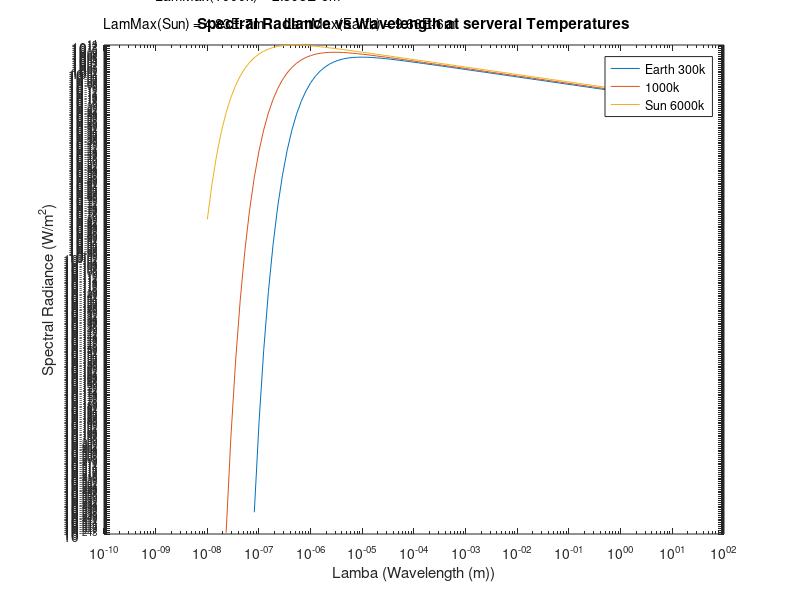

MATLAB code to generate this figure: (Note: this script raises an error after producing the figure.)
% Tyler Barbero
% SIO135 Lab 3, Spring 2019
%
clear, figure(1)
%
% Problem 1) Blackbody Radiation
% constants
%
   c = 2.99e8;	% speed of light [m/s]
   h = 6.63e-34;	% Planck's constant [J s]
   k = 1.38e-23;	% Boltzmann's constant [J/K]
   B = 2.898e-3;	% Wein's Law constant [K m]

   T = 300;		% Temperature [K]
   lam = logspace(-8,1,100);	% wavelength [m] 
%
% Plank's Law
%
L=(2*pi.*h.*c.^2)./(lam.^5)./(exp(h.*c./(lam.*k.*T))-1);
loglog(lam,L,'DisplayName','Earth 300k')
xlim([10^-10 10^2])
xlabel('Lamba (Wavelength (m))')
ylabel('Spectral Radiance (W/m^2)')
title('Spectral Radiance vs Wavelength at serveral Temperatures'), hold on;

T = 1000;
L=(2*pi.*h.*c.^2)./(lam.^5)./(exp(h.*c./(lam.*k.*T))-1);
loglog(lam,L)
T = 6000;
L=(2*pi.*h.*c.^2)./(lam.^5)./(exp(h.*c./(lam.*k.*T))-1);
loglog(lam,L)
legend('Earth 300k','1000k','Sun 6000k'), hold off
%
% Wiens Law: Lambda = B/T;
T1 = 300;
L1 = B/T1;
T2 = 1000;
L2 = B/T2;
T3 = 6000;
L3 = B/T3;
L1
L2
L3

% at T = 300 lam = 9.66E-6 L = 1.091E7
% at T = 1000 lam = 2.898E-6, L = 1.138E9
% at T = 6000 lam = 4.83E-7, L = 4.44E13
text(10^-10,10^25,'LamMax(Sun) = 4.83E-7m')
text(10^-9,10^40, 'LamMax(1000k) = 2.898E-6m')
text(10^-6.5,10^25,'LamMax(Earth) = 9.66E-6m')

pause

%
% Problem 2) La Jolla Topography
%
% load the topography image into matlab
%
   fid=fopen('lajolla_swab','r');
   topo=fread(fid,[3240,1440],'int16')';
%
% image the topography
%
figure(2)
imagesc([-1000,1000],[-1000,1000],topo)
title('La Jolla Topography')
pause
%
% illuminate the topography
%
figure(3)
A = diff(topo);
imagesc([-1000,1000],[-1000,1000],A);
title('Illumintated Topography')
pause

%
% Problem 3) RGB image
%
% read in a jpg image
%
   z = imread('Paraglider.jpg');
   size(z)
%
% separate out the red, blue, and green components
%
   r=z(:,:,1);
   g=z(:,:,2);
   b=z(:,:,3);
%
% look at the components
%
   figure(4),clf
   subplot(2,2,1),imshow(z),title('composite')
   subplot(2,2,2),imshow(r),title('red')
   subplot(2,2,3),imshow(g),title('green')
   subplot(2,2,4),imshow(b),title('blue'), pause
%
% recombine components
%
   figure(5)
   subplot(2,2,1),imshow(cat(3,r,g,b)),title('r,g,b')
% After recombining int a rbg image, I get the same picture as before.
   subplot(2,2,2),imshow(cat(3,g,r,b)),title('g,r,b')
% I switched the red and green channels, the red objects became red, the
% green objects (grass) sort of became reddish-tint. I think the grass didnt
% become fully red because there was no red to begin with.

% Another combination
subplot(2,2,3),imshow(cat(3,b,g,r)),title('b,g,r')
%
% write an image to a jpg file
%
   outimage=cat(3,b,g,r);
   imwrite(outimage,'ParaBGR.jpg');

